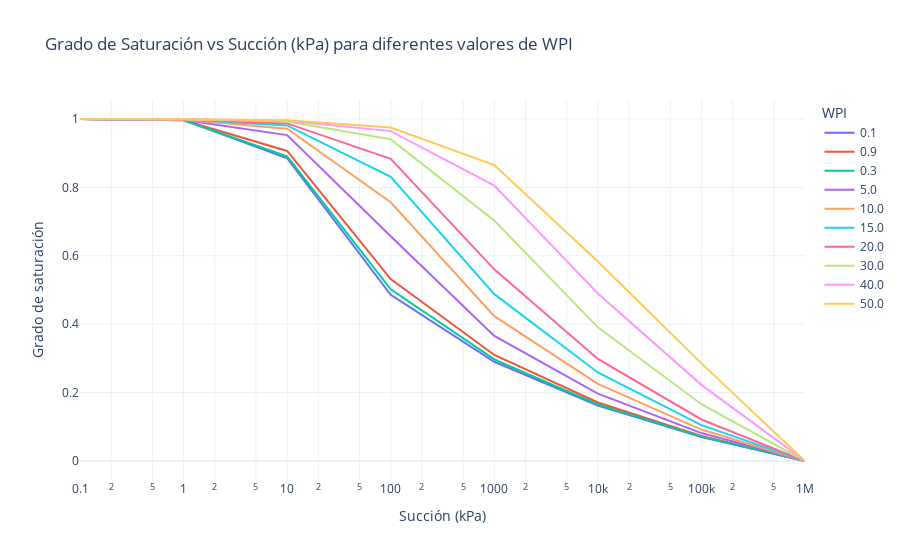

The notebook cell this image was saved under:
### Code cell
# Aquí se genera un DataFrame largo, con columnas 'Succión (kPa)', 'Grado de saturación', y 'WPI'
df_long = df_S.melt(id_vars=['h'], 
                    var_name='WPI', 
                    value_name='Grado de saturación')

# Cambiar nombre de la columna 'h' a 'Succión (kPa)'
df_long.rename(columns={'h': 'Succión (kPa)'}, inplace=True)

# Crear gráfico
fig = px.line(
    df_long,
    x="Succión (kPa)",
    y="Grado de saturación",
    color="WPI",
    log_x=True,  # Eje x logarítmico para succión
    title="Grado de Saturación vs Succión (kPa) para diferentes valores de WPI"
)

# Personalizar el gráfico
fig.update_layout(
    xaxis_title="Succión (kPa)",
    yaxis_title="Grado de saturación",
    legend_title="WPI",
    template="plotly_white"
)

# Mostrar el gráfico
fig.show()

### Figure 1 — Plotly figure (JSON) as saved in the notebook; plotly's stock layout.template omitted (floating-point values rounded to 4 significant figures)
{"data": [{"hovertemplate": "WPI=0.1<br>Succión (kPa)=%{x}<br>Grado de saturación=%{y}<extra></extra>", "legendgroup": "0.1", "line": {"color": "#636efa", "dash": "solid"}, "marker": {"symbol": "circle"}, "mode": "lines", "name": "0.1", "orientation": "v", "showlegend": true, "type": "scatter", "x": [0.1, 1, 10, 100, 1000, 10000, 100000, 1000000], "xaxis": "x", "y": [0.9999, 0.9968, 0.8852, 0.4859, 0.2901, 0.1622, 0.07014, 0], "yaxis": "y"}, {"hovertemplate": "WPI=0.9<br>Succión (kPa)=%{x}<br>Grado de saturación=%{y}<extra></extra>", "legendgroup": "0.9", "line": {"color": "#EF553B", "dash": "solid"}, "marker": {"symbol": "circle"}, "mode": "lines", "name": "0.9", "orientation": "v", "showlegend": true, "type": "scatter", "x": [0.1, 1, 10, 100, 1000, 10000, 100000, 1000000], "xaxis": "x", "y": [0.9999, 0.9961, 0.9066, 0.532, 0.3101, 0.1709, 0.07302, 0], "yaxis": "y"}, {"hovertemplate": "WPI=0.3<br>Succión (kPa)=%{x}<br>Grado de saturación=%{y}<extra></extra>", "legendgroup": "0.3", "line": {"color": "#00cc96", "dash": "solid"}, "marker": {"symbol": "circle"}, "mode": "lines", "name": "0.3", "orientation": "v", "showlegend": true, "type": "scatter", "x": [0.1, 1, 10, 100, 1000, 10000, 100000, 1000000], "xaxis": "x", "y": [0.9999, 0.9963, 0.8908, 0.502, 0.2973, 0.1654, 0.07121, 0], "yaxis": "y"}, {"hovertemplate": "WPI=5.0<br>Succión (kPa)=%{x}<br>Grado de saturación=%{y}<extra></extra>", "legendgroup": "5.0", "line": {"color": "#ab63fa", "dash": "solid"}, "marker": {"symbol": "circle"}, "mode": "lines", "name": "5.0", "orientation": "v", "showlegend": true, "type": "scatter", "x": [0.1, 1, 10, 100, 1000, 10000, 100000, 1000000], "xaxis": "x", "y": [0.9998, 0.9972, 0.9528, 0.6571, 0.3657, 0.1968, 0.08169, 0], "yaxis": "y"}, {"hovertemplate": "WPI=10.0<br>Succión (kPa)=%{x}<br>Grado de saturación=%{y}<extra></extra>", "legendgroup": "10.0", "line": {"color": "#FFA15A", "dash": "solid"}, "marker": {"symbol": "circle"}, "mode": "lines", "name": "10.0", "orientation": "v", "showlegend": true, "type": "scatter", "x": [0.1, 1, 10, 100, 1000, 10000, 100000, 1000000], "xaxis": "x", "y": [0.9999, 0.998, 0.9714, 0.7565, 0.4235, 0.2253, 0.0919, 0], "yaxis": "y"}, {"hovertemplate": "WPI=15.0<br>Succión (kPa)=%{x}<br>Grado de saturación=%{y}<extra></extra>", "legendgroup": "15.0", "line": {"color": "#19d3f3", "dash": "solid"}, "marker": {"symbol": "circle"}, "mode": "lines", "name": "15.0", "orientation": "v", "showlegend": true, "type": "scatter", "x": [0.1, 1, 10, 100, 1000, 10000, 100000, 1000000], "xaxis": "x", "y": [0.9999, 0.9985, 0.9811, 0.8305, 0.4878, 0.2587, 0.1048, 0], "yaxis": "y"}, {"hovertemplate": "WPI=20.0<br>Succión (kPa)=%{x}<br>Grado de saturación=%{y}<extra></extra>", "legendgroup": "20.0", "line": {"color": "#FF6692", "dash": "solid"}, "marker": {"symbol": "circle"}, "mode": "lines", "name": "20.0", "orientation": "v", "showlegend": true, "type": "scatter", "x": [0.1, 1, 10, 100, 1000, 10000, 100000, 1000000], "xaxis": "x", "y": [0.9999, 0.9988, 0.987, 0.8835, 0.5603, 0.2984, 0.1214, 0], "yaxis": "y"}, {"hovertemplate": "WPI=30.0<br>Succión (kPa)=%{x}<br>Grado de saturación=%{y}<extra></extra>", "legendgroup": "30.0", "line": {"color": "#B6E880", "dash": "solid"}, "marker": {"symbol": "circle"}, "mode": "lines", "name": "30.0", "orientation": "v", "showlegend": true, "type": "scatter", "x": [0.1, 1, 10, 100, 1000, 10000, 100000, 1000000], "xaxis": "x", "y": [0.9999, 0.9992, 0.9928, 0.941, 0.7028, 0.3908, 0.1659, 0], "yaxis": "y"}, {"hovertemplate": "WPI=40.0<br>Succión (kPa)=%{x}<br>Grado de saturación=%{y}<extra></extra>", "legendgroup": "40.0", "line": {"color": "#FF97FF", "dash": "solid"}, "marker": {"symbol": "circle"}, "mode": "lines", "name": "40.0", "orientation": "v", "showlegend": true, "type": "scatter", "x": [0.1, 1, 10, 100, 1000, 10000, 100000, 1000000], "xaxis": "x", "y": [0.9999, 0.9994, 0.9951, 0.9645, 0.8051, 0.49, 0.2226, 0], "yaxis": "y"}, {"hovertemplate": "WPI=50.0<br>Succión (kPa)=%{x}<br>Grado de saturación=%{y}<extra></extra>", "legendgroup": "50.0", "line": {"color": "#FECB52", "dash": "solid"}, "marker": {"symbol": "circle"}, "mode": "lines", "name": "50.0", "orientation": "v", "showlegend": true, "type": "scatter", "x": [0.1, 1, 10, 100, 1000, 10000, 100000, 1000000], "xaxis": "x", "y": [0.9999, 0.9994, 0.996, 0.9748, 0.8651, 0.5834, 0.2854, 0], "yaxis": "y"}], "layout": {"legend": {"title": {"text": "WPI"}, "tracegroupgap": 0}, "title": {"text": "Grado de Saturación vs Succión (kPa) para diferentes valores de WPI"}, "xaxis": {"anchor": "y", "domain": [0, 1], "title": {"text": "Succión (kPa)"}, "type": "log"}, "yaxis": {"anchor": "x", "domain": [0, 1], "title": {"text": "Grado de saturación"}}}}
